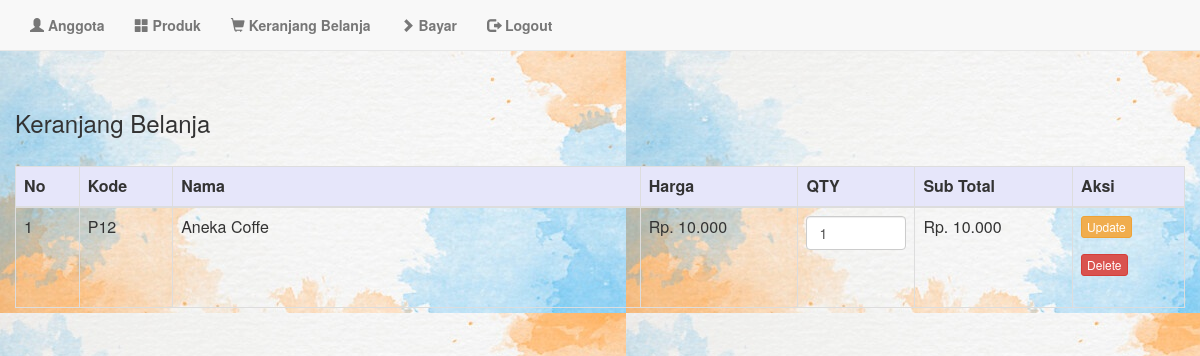
Screenshot of /index.php?halaman=keranjang-belanja&kode_produk=P12&aksi=tambah_produk&jumlah=1 with the database file from the repository.
### tables this page shows
CREATE TABLE `produk` (
  `id_produk` int(12) NOT NULL,
  `kode_produk` char(12) NOT NULL,
  `nama` varchar(50) NOT NULL,
  `stok` int(11) NOT NULL,
  `harga` bigint(20) NOT NULL,
  `keterangan` text NOT NULL,
  `gambar` varchar(500) NOT NULL
);

### keranjang-belanja.php (the view, shortened to what this page needs)
</head>
<body>
<?php
if (isset($_GET['kode_produk']) && isset($_GET['jumlah'])) {
    $kode_produk=$_GET['kode_produk'];
    include 'database.php';
    $sql= "select * from produk where kode_produk='$kode_produk'";
    $query = mysqli_query($kon,$sql);
}else {
    $kode_produk="";
    $jumlah=0;
}
?>
<div class="row">
    <h2  style="margin-bottom:30px;"><font size="5"> Keranjang Belanja</h2>
    <table class="table table-bordered" border="3">
        <thead>
        <tr>
            <th bgcolor="lavender">No</th>
            <th bgcolor="lavender">Kode</th>
            <th width="40%" bgcolor="lavender">Nama</th>
            <th bgcolor="lavender">Harga</th>
            <th width="10%" bgcolor="lavender">QTY</th>
            <th bgcolor="lavender">Sub Total</th>
            <th bgcolor="lavender">Aksi</th>
        </tr>
        </thead>
        <tbody>
        <?php
            $no=0;
            if(!empty($_SESSION["keranjang_belanja"])):
            foreach ($_SESSION["keranjang_belanja"] as $item):
                $no++;
                $sub_total = $item["jumlah"]*$item['harga'];
        ?>
            <tr>
                <td ><?php echo $no; ?></td>
                <td><?php echo $item["kode_produk"]; ?></td>
                <td><?php echo $item["nama_produk"]; ?></td>
                <td>Rp. <?php echo number_format($item["harga"],0,',','.');?> </td>
                <td>
                <input type="number" min="1" value="<?php echo $item["jumlah"]; ?>" class="form-control" id="jumlah<?php echo $no; ?>" name="jumlah[]" >
              </td>
                <td>Rp. <?php echo number_format($sub_total,0,',','.');?> </td>
                <td>
                    <form method="get">
                        <input type="submit" class="btn btn-warning btn-xs" value="Update">
                    </form>
                    <a href="index.php?halaman=keranjang-belanja&kode_produk=<?php echo $item['kode_produk']; ?>&aksi=hapus" class="btn btn-danger btn-xs" role="button">Delete</a> <br> <br>
                </td>
            </tr>
        <?php
            endforeach;
            endif;
        ?>
        </tbody>
    </table>
</div>
</body>

### keranjang-belanja.php (style rules this page uses)
body { background-image: url(gambar/bg1.jpg); }

### rows the page displays
produk: kode_produk "P12", nama "Aneka Coffe", harga "10.000", jumlah "1"
